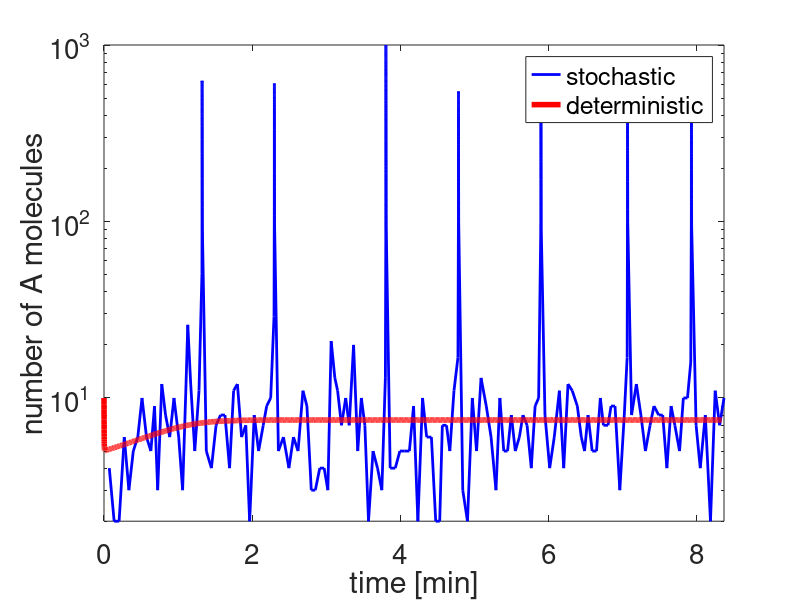
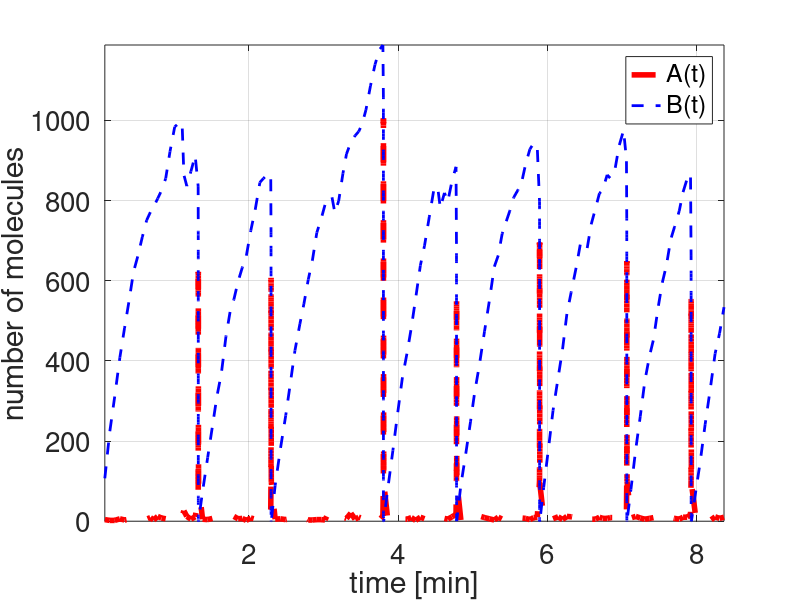
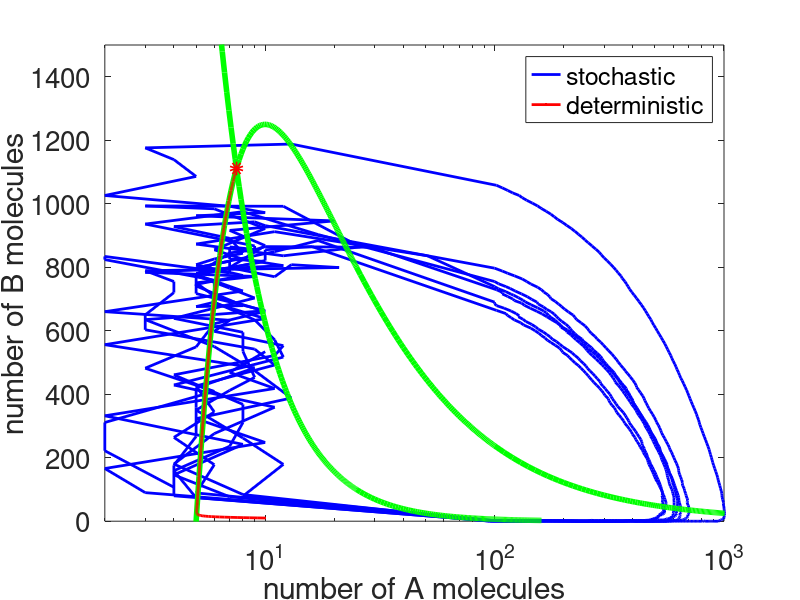
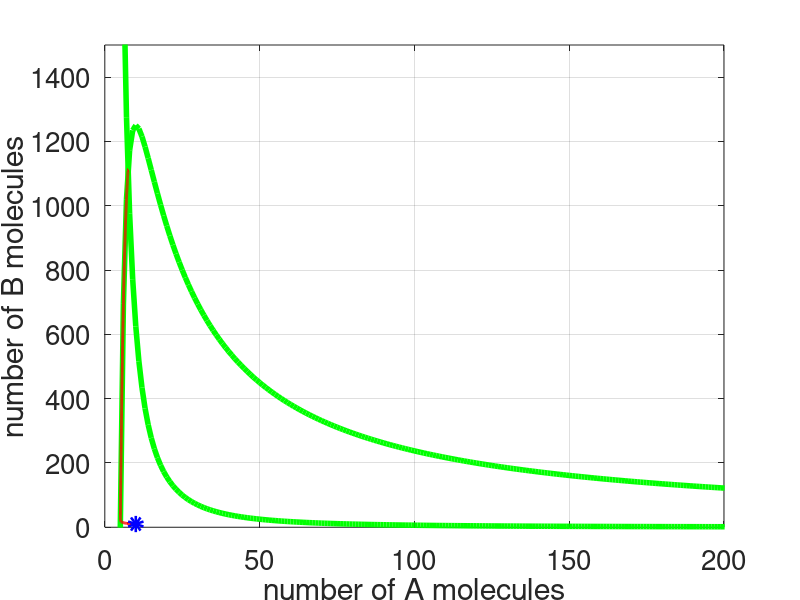

Recreate these plots in MATLAB, in order.
function CH2_stochastic_resonance

%% Set parameter values
k1=0.0004;
k2=50;
k3=10;
k4=25;

A0=10;
B0=10;

time=0;
timeSSA=0;
kk=0;
A = A0;
B = B0;
%% SSA
while (time<500)
    timeSSAprev=timeSSA;
    timefinSSA=500;
    kk=kk+1;
    while (timeSSA<timeSSAprev+timefinSSA)
        if (A>100)
            timefinSSA=10;
        end
        rr=rand(2,1);
        timeSSA=timeSSA+1;
        a0=k1*A*(A-1)*B+k2+k3*A+k4;
        tau=(1/a0)*log(1/rr(1));
        ss=k1*A*(A-1)*B;
        if (ss>rr(2)*a0)
            A=A+1;
            B=B-1;
        else
            ss=ss+k2;
            if (ss>rr(2)*a0)
                A=A+1;
            else
                ss=ss+k3*A;
                if (ss>rr(2)*a0)
                    A=A-1;
                else
                    ss=ss+k4;
                    if (ss>rr(2)*a0)
                        B=B+1;
                    end
                end
            end
        end
        time=time+tau;
    end
    AA(kk)=A;
    BB(kk)=B;
    tt(kk)=time;
end

%% Solve ODE (mass action model)
[t,z] = ode45(@(t,z) [k1*z(1)*z(1)*z(2)+k2-k3*z(1); -k1*z(1)*z(1)*z(2)+k4] ,[0 500],[A0; B0]);

%% Plotting
figure(1); % logged y-axis version of the plot
h=semilogy(tt/60,AA);
hold on;
set(h,'Color','b','Linewidth',2);
h=semilogy(t/60,z(:,1));
set(h,'Color','r','Linewidth',4);
xlabel('time [min]');
ylabel('number of A molecules');
legend('stochastic','deterministic');
axis tight;
set(gca,'YTick',[1 10 100 1000 10000]);
set(gca,'Fontsize',20);

%%
figure(2);
plot(tt/60,AA,'r--','Linewidth',4);
hold on;
plot(tt/60,BB,'b--','Linewidth',2);
xlabel('time [min]');
ylabel('number of molecules');
hh=legend('A(t)','B(t)');
set(hh,'interpreter');
axis tight;
grid on;
set(gca,'Fontsize',20);

%%
figure(3);
xval1=[2:0.15:24.8 25:1:100 110:10:1000 1100:100:6200];
xval2=[2:0.15:24.8 25:1:160];
ynul1=(k3*xval1-k2)./(k1*xval1.*xval1);
ynul2=k4./(k1*xval2.*xval2);
semilogx(AA,BB,'b','Linewidth',2);
hold on;
h=semilogx(z(1,1),z(1,2),'b','MarkerSize',6);
set(h,'Color','r','Linewidth',2);
xlabel('number of A molecules');
ylabel('number of B molecules');
h=semilogx(xval1,ynul1);
set(h,'Color','g','Linewidth',4);
h=semilogx(xval2,ynul2);
set(h,'Color','g','Linewidth',4);
h=semilogx([(k4+k2)/k3],[k4*k3*k3/(k1*(k4+k2)*(k4+k2))],'ro');
set(h,'Markersize',4,'Linewidth',6);
h=semilogx(z(:,1),z(:,2));
set(h,'Color','r','Linewidth',2);
legend('stochastic','deterministic');
set(gca,'XTick',[1 10 100 1000 10000]);
set(gca,'Fontsize',20);
axis tight;
ylim([0 1500]);
xlim([0 1000]);

%%
figure(4);
[t,z] = ode45(@(t,z) [k1*z(1)*z(1)*z(2)+k2-k3*z(1); -k1*z(1)*z(1)*z(2)+k4] ,[0 500],[A0; B0]);
xval1=1:500;
xval2=1:1500;
ynul1=(k3*xval1-k2)./(k1*xval1.*xval1);
ynul2=k4./(k1*xval2.*xval2);
plot(xval1,ynul1,'g','Linewidth',4);
hold on;
plot(xval2,ynul2,'g','Linewidth',4);
ylim([0 1500]);
xlim([0 200]);
xlabel('number of A molecules');
ylabel('number of B molecules');
plot(z(:,1),z(:,2),'r','Linewidth',2);
scatter(z(1,1),z(1,2),'b','Linewidth',6);
set(gca,'Fontsize',20);
grid on;
